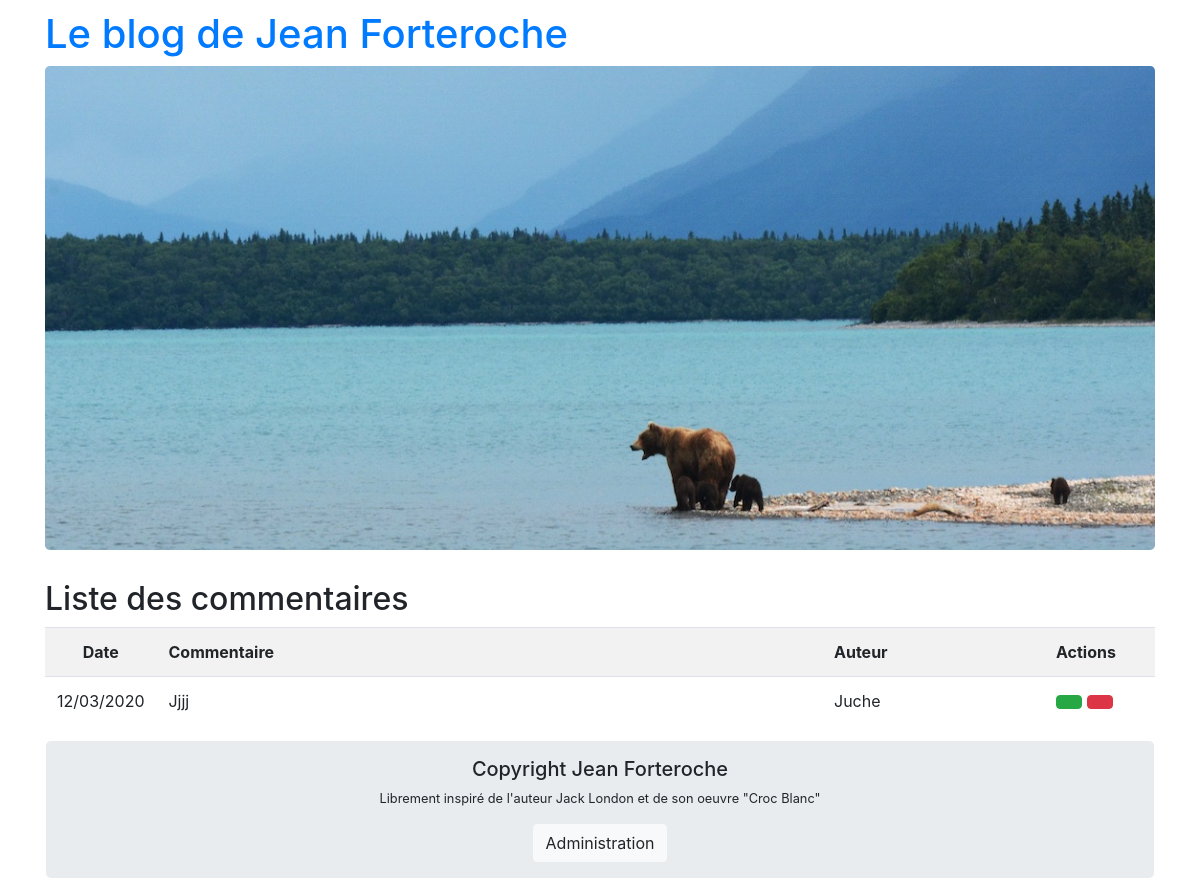
The page /comment/index (signed in) on the database its author committed.
### tables this page shows
CREATE TABLE `comments` (
  `id` int(11) NOT NULL,
  `created_at` datetime NOT NULL,
  `author` varchar(100) NOT NULL DEFAULT '',
  `content` varchar(200) NOT NULL DEFAULT '',
  `postId` int(11) NOT NULL,
  `status` tinyint(1) NOT NULL
);

### src/Controller/ControllerComment.php (called while the page is built, shortened)
<?php
class ControllerComment extends Controller
{
    private $comment;
    public function __construct()
    {
        $this->comment = new Comment();
    }
    public function index(){
        $comments = $this->comment->getListComments();
        $this->generateView([
            'comments' => $comments
            ]);
    }
}

### src/Framework/Router.php (called while the page is built, shortened)
<?php
class Router
{
    public function routeRequest(){
        try {
            $request = new Request(array_merge($_GET, $_POST));
            $controller = $this->createController($request);
            $action=$this->createAction($request);
            $controller->executeAction($action);
        }
        catch (Exception $e)
        {
        $this->manageError($e);
        }
    }
    private function createController(Request $request){
        $controller='Post';
        if ($request->existParameter('controller')){
            $controller = $request->getParameter('controller');
            $controller = ucfirst(strtolower($controller));
        }
        $classController = "Controller" . $controller;
        $fileController = ".." . DIRECTORY_SEPARATOR . "src" . DIRECTORY_SEPARATOR . "Controller" . DIRECTORY_SEPARATOR . $classController . ".php";
        if (file_exists($fileController)){
            $controller = new $classController();
            $controller->setRequest($request);
            return $controller;
        } else {
            throw new \Exception("Fichier $fileController introuvable");
        }
    }
    private function createAction(Request $request){
        $action="index";
        if ($request->existParameter('action')){
            $action = $request->getParameter('action');
        }
        return $action;
    }
}

### Public/index.php (called while the page is built, shortened)
<?php
$router = new Router();
$router->routeRequest();

### src/Model/Comment.php (called while the page is built, shortened)
<?php
class Comment extends Model
{
    public function getListComments()
    {
        $sql = 'SELECT comments.id, comments.created_at as date, comments.author, comments.content, comments.status FROM comments WHERE comments.status <>1';
        $Comments = $this->executeRequest($sql);
        return $Comments;
    }
}

### src/Framework/Setup.php (called while the page is built, shortened)
<?php
class Setup
{
    private static $parameters;
    public static function get($name, $defaultValue = null){
        if (isset(self::getParameters()[$name])){
            $value = self::getParameters()[$name];
        } else {
            $value = $defaultValue;
        }
        return $value;
    }
    private static function getParameters() {
        if (self::$parameters == null) {
            $pathFile = "../src/Setup/prod.ini";
            if (!file_exists($pathFile)) {
                $pathFile = "../src/Setup/dev.ini";
            }
            if (!file_exists($pathFile)) {
                throw new \Exception("Aucun fichier de configuration trouvé");
            }
            else {
                self::$parameters = parse_ini_file($pathFile);
            }
        }
        return self::$parameters;
  }
}

### src/Framework/Model.php (called while the page is built, shortened)
<?php
abstract class Model {
    private static $db;
    private static function getDb(){
        if (self::$db === null) {
            $dsn = Setup::get('dsn');
            $login = Setup::get('login');
            $pass= Setup::get('pass');
            self::$db = new \PDO ($dsn, $login, $pass);
            self::$db->setAttribute(\PDO::ATTR_ERRMODE, \PDO::ERRMODE_EXCEPTION);
        }
        return self::$db;
    }
    protected function executeRequest($sql, $params = null){
        if ($params == null){
            $result = $this->getdb()->query($sql);
        } else {
            $result = $this->getdb()->Prepare($sql);
            $result->execute($params);
        }
        return $result;
    }
}

### src/View/Comment/index.php (the view, shortened to what this page needs)
<div class="col-md-12" id="main">
    <h2>Liste des commentaires</h2>
    <table class="table table-striped">
        <tr>
            <th scope="col" class="text-center">Date</th>
            <th scope="col">Commentaire</th>
            <th scope="col">Auteur</th>
            <th scope="col">Actions</th>
        </tr>
        <?php foreach ($comments as $comment) : ?>
        <tr>
            <td width="10%""><?= date('d/m/Y', strtotime($comment['date'])) ?></td>
            <td><?= $this->clean($comment['content']) ?></td>
            <td width="20%"><?= $this->clean($comment['author']) ?></td>
            <td width="10%">
                <a href="comment/valid/<?= $this->clean($comment['id']) ?>" title="Valider"><button class="btn btn-success"> </button></a>
                <a href="comment/delete/<?= $this->clean($comment['id']) ?>" title="Supprimer"><button class="btn btn-danger"> </button></a>
            </td>
        </tr>
        <?php endforeach ?>
    </table>
</div>

### Public/css/style.css (style rules this page uses)
body { padding-top: 10px; }

### rows shown on the page
comments: created_at "12/03/2020", content "Jjjj", author "Juche"

### other values the page prints
$title "Le blog de Jean Forteroche"
